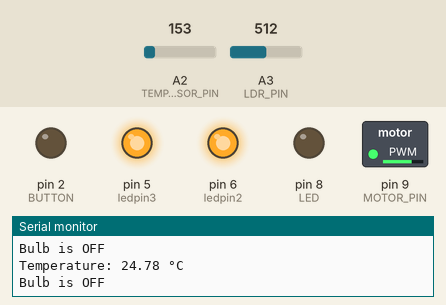
This sketch was run on a simulated Arduino Uno, built with avr-gcc and run on an emulated ATmega328P. Parts: switched loads named in the sketch (green lamp = pin HIGH), output pins drawn as LEDs (lit = HIGH), the last lines printed to the serial monitor. The inputs (shaded band) are chosen by the test bench; at power-on: A3 (LDR_PIN) = 512, A2 (TEMP_SENSOR_PIN) = 153.

Above: at 1.8 s.
1.9 s: A3 (LDR_PIN) set to 484
At 2.5 s:
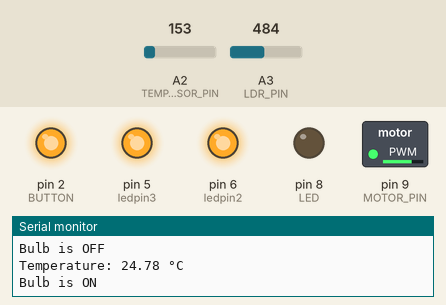
3.5 s: A2 (TEMP_SENSOR_PIN) set to 165
At 5.2 s:
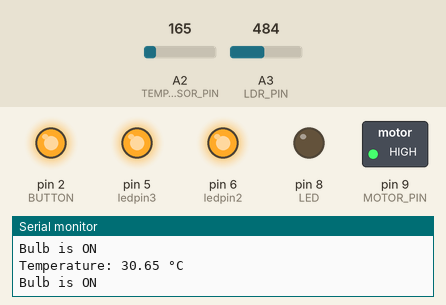
5.5 s: A2 (TEMP_SENSOR_PIN) set to 133
At 6.9 s:
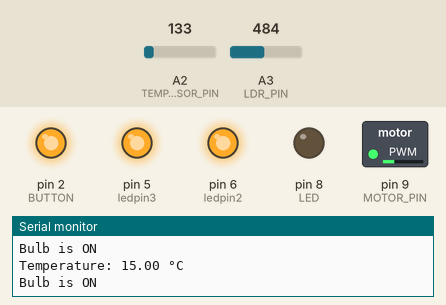
7.5 s: A3 (LDR_PIN) set to 510
At 8.5 s:
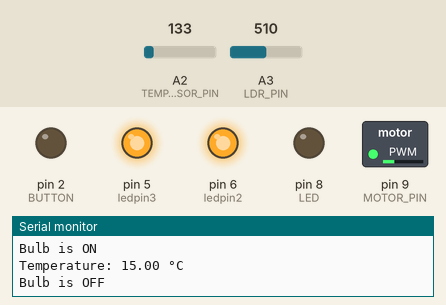
9.5 s: A2 (TEMP_SENSOR_PIN) set to 114
At 11.2 s:
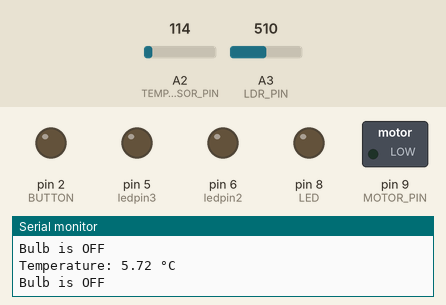
11.5 s: A3 (LDR_PIN) set to 490
At 12.9 s:
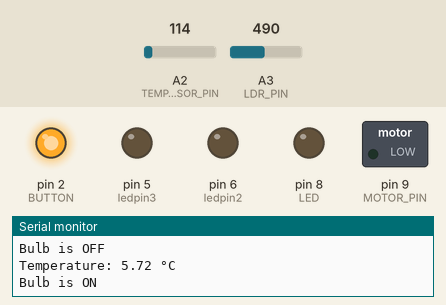
Timing chart, 0 to 14.5 s (numbered marks = the images above; inputs shaded):
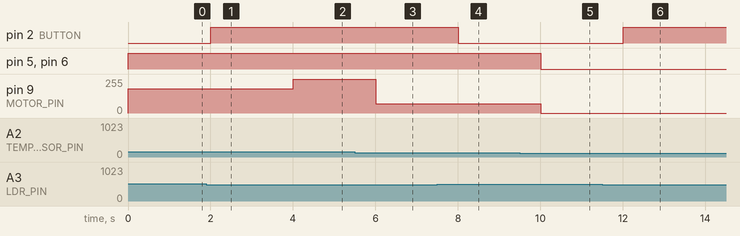

The sketch:

smart_home_automation_system.ino
```cpp
#define TEMP_SENSOR_PIN A2
#define LED 8
#define ledpin2 6
#define ledpin3 5
#define BUTTON 2
#define MOTOR_PIN 9
#define LDR_PIN A3
#define RELAY_PIN 2

#define LDR_THRESHOLD 500
#define TEMP_THRESHOLD 10

bool motorState = false;

void setup() {
  Serial.begin(9600);
  pinMode(LED, OUTPUT);
  pinMode(ledpin2 , OUTPUT);
  pinMode(ledpin3 , OUTPUT);
  pinMode(BUTTON, INPUT_PULLUP);
  pinMode(MOTOR_PIN, OUTPUT);
  pinMode(RELAY_PIN, OUTPUT);
  pinMode(LDR_PIN, INPUT);
}

void loop() {

  int sensorValue = analogRead(TEMP_SENSOR_PIN);
  float voltage = sensorValue * (5.0 / 1023.0);
  float temperature = (voltage - 0.5) * 100.0;

  Serial.print("Temperature: ");
  Serial.print(temperature);
  Serial.println(" °C");


  if (temperature > TEMP_THRESHOLD) {
    digitalWrite(ledpin2 , HIGH);
    digitalWrite(ledpin3 , HIGH);
  } else {
    digitalWrite(ledpin2 , LOW);
    digitalWrite(ledpin3, LOW);
  }


  if (temperature > TEMP_THRESHOLD) {
    int motorSpeed = map(temperature, TEMP_THRESHOLD, 30, 10, 255);
    motorSpeed = constrain(motorSpeed, 10, 255);
    analogWrite(MOTOR_PIN, motorSpeed);
  } else {
    analogWrite(MOTOR_PIN, 0);
  }


  int lightLevel = analogRead(LDR_PIN);

  if (lightLevel < LDR_THRESHOLD) {
    digitalWrite(RELAY_PIN, HIGH);
    Serial.println("Bulb is ON");
  } else {
    digitalWrite(RELAY_PIN, LOW);
    Serial.println("Bulb is OFF");
  }

  delay(1000);
}
```

Measured:
- the behaviour switches between 500 and 499 on A3 (LDR_PIN) (found by bisection; images 0 and 1)
- after the input at 1.9 s, pin 2 (BUTTON): LOW → HIGH after 0.10 s
- after the input at 3.5 s, pin 9 (MOTOR_PIN): 181/255 → 255/255 after 0.50 s
- after the input at 5.5 s, pin 9 (MOTOR_PIN): 255/255 → 71/255 after 0.51 s
- after the input at 7.5 s, pin 2 (BUTTON): HIGH → LOW after 0.51 s
- after the input at 9.5 s, pin 5 (ledpin3), pin 6 (ledpin2): HIGH → LOW after 0.51 s; pin 9 (MOTOR_PIN): 71/255 → 0/255 after 0.51 s
- after the input at 11.5 s, pin 2 (BUTTON): LOW → HIGH after 0.51 s
